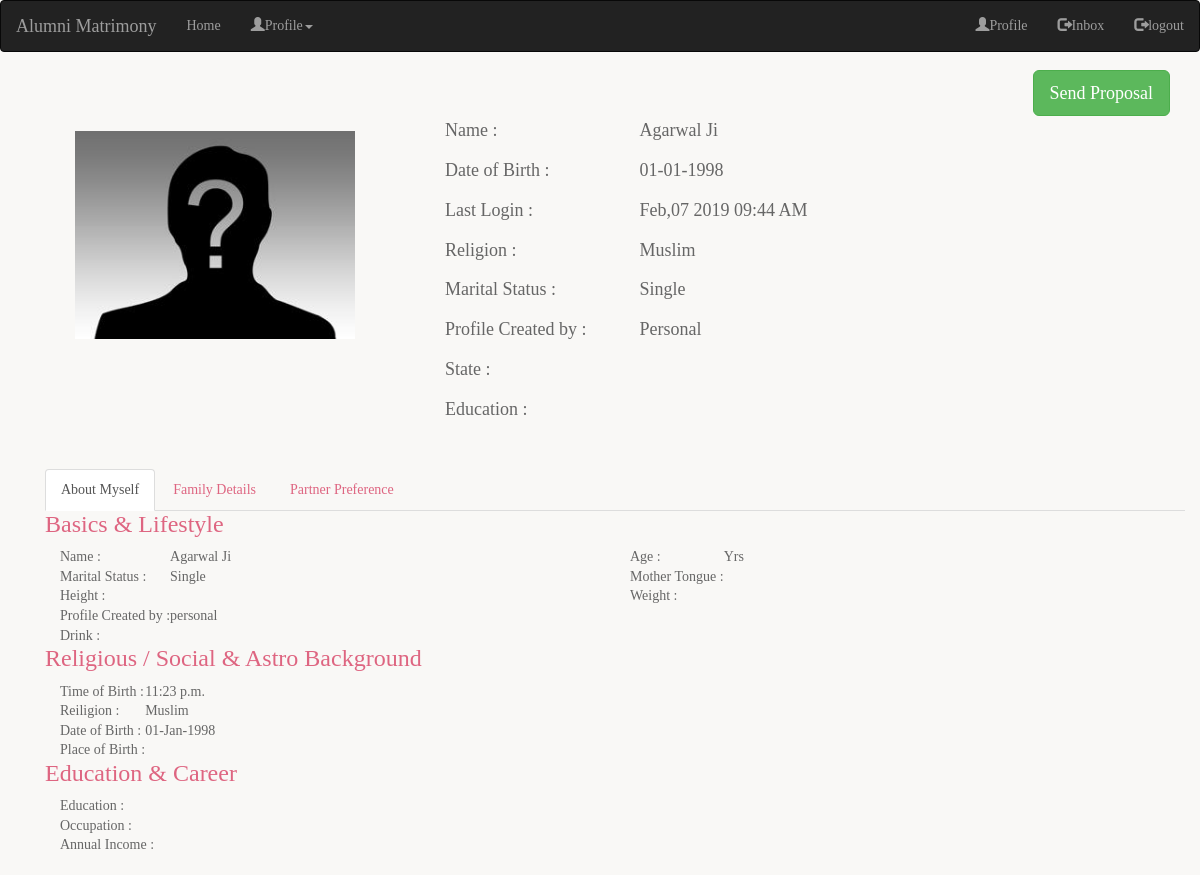
Screenshot of /profiles/2 (signed in) with the database file from the repository.
### matrimony/profiles/models.py (models this page shows, shortened)
class Profile(db.Model):
	id=db.Column(db.Integer, primary_key=True)
	religion=db.Column(db.Enum('Hindu', 'Muslim', 'Christian', 'Sikh', 'Athiest'), nullable=False)
	maritial_status=db.Column(db.Enum('Single', 'Widow', 'Divorced'), nullable=False)
	gender=db.Column(db.Enum('Male', 'Female'), nullable=False)
	date_of_birth=db.Column(db.DateTime, nullable=False)
	age=db.Column(db.Integer, nullable=True)
	image_file=db.Column(db.String(60), default='default.jpg' ,nullable=False)
	user_id=db.Column(db.Integer, db.ForeignKey('user.id'))

### matrimony/users/models.py (models this page shows, shortened)
class User(db.Model, UserMixin):
	id=db.Column(db.Integer , primary_key=True)
	name=db.Column(db.String(50) ,nullable=False)
	email=db.Column(db.String(120), unique=True, nullable=False,)
	last_login=db.Column(db.DateTime, default=datetime.utcnow() , nullable=False)
	password=db.Column(db.String(60), nullable=False)
	profile=db.relationship('Profile', backref='author', uselist=False)
	about=db.relationship('About', backref='user', uselist=False)
	family=db.relationship('Family', backref='user', uselist=False)
	partner=db.relationship('Partner', backref='user', uselist=False)
	message=db.relationship('Message', backref='user', lazy=True)

### matrimony/profiles/routes.py (the view)
@profiles.route('/profiles/<int:id>', methods=['GET'])
def profile(id):
	user=User.query.get_or_404(id)
	if user.profile:
		return render_template('profile.html', user=user)
	flash('Bad Request', "danger")
	return redirect(url_for('main.home'))

### matrimony/users/models.py (called while the page is built)
@login_manager.user_loader
def load_user(user_id):
	return User.query.get(int(user_id))

### matrimony/templates/profile.html (shortened to what this page needs)
{% extends "layout.html" %}
{% block content %}
<br/><br>
	<div class="grid_3">
  <div class="container">
<div class="profile">
   	 <div class="col-md-12 profile_left">
   	 	<div class="col_3">
   	        <div class="col-sm-4 row_2">
				<div class="flexslider">
					<br/>
					 <img class="rounded-circle account-img" src="{{url_for('static', filename='pictures/'+user.profile.image_file)}}" width="280px" height="208px">
				  </div>
			</div>
			<div class="col-sm-8 row_1">
				<table class="table_working_hours">
		        	<tbody>
                        <tr class="opened">
							<td class="day_label"><h4> Name :</h4></td>
							<td class="day_value"><h4>{{ user.name }}</h4></td>
						</tr>
		        		<tr class="opened">
							<td class="day_label"><h4>Date of Birth : &nbsp; &nbsp; &nbsp; &nbsp; &nbsp; &nbsp; &nbsp; &nbsp; &nbsp; &nbsp;</h4> </td>
							<td class="day_value"><h4>{{user.profile.date_of_birth.strftime('%d-%m-%Y') }}</h4></td>
						</tr>
					    <tr class="opened">
							<td class="day_label"><h4>Last Login :</h4></td>
							<td class="day_value"><h4>{{user.last_login.strftime('%b,%d %Y %I:%M %p')}}</h4></td>
						</tr>
					    <tr class="opened">
							<td class="day_label"><h4>Religion :</h4></td>
							<td class="day_value"><h4>{{user.profile.religion }}</h4></td>
						</tr>
					    <tr class="opened">
							<td class="day_label"><h4>Marital Status :</h4></td>
							<td class="day_value"><h4>{{user.profile.maritial_status }}</h4></td>
						</tr>
					    <tr class="closed">
							<td class="day_label"><h4>Profile Created by :</td>
							<td class="day_value closed"><span><h4>Personal</span></h4></td>
						</tr>
						<tr class="opened">
							<td class="day_label"><h4>State :</td>
							<td class="day_value"><h4>{{user.about.state}}</h4></td>
						</tr>
					    <tr class="closed">
							<td class="day_label"><h4> Education :</h4></td>
							<td class="day_value closed"><h4></h4></td>
						</tr>
				    </tbody>
				</table>
				<br>
				<br>
			</div>
			<div class="clearfix"> </div>
		</div>
	</div>
</div>
<div class="col_4">
		    <div class="bs-example bs-example-tabs" role="tabpanel" data-example-id="togglable-tabs">
			   <ul id="myTab" class="nav nav-tabs nav-tabs1" role="tablist">
				  <li role="presentation" class="active"><a href="#home" id="home-tab" role="tab" data-toggle="tab" aria-controls="home" aria-expanded="true">About Myself</a></li>
				  <li role="presentation"><a href="#profile" role="tab" id="profile-tab" data-toggle="tab" aria-controls="profile">Family Details</a></li>
				  <li role="presentation"><a href="#profile1" role="tab" id="profile-tab1" data-toggle="tab" aria-controls="profile1">Partner Preference</a></li>
			   </ul>
			   <div id="myTa
Content" class="tab-content">
				  <div role="tabpanel" class="tab-pane fade in active" id="home" aria-labelledby="home-tab">
				    <div class="basic_1">
				    	<h3>Basics & Lifestyle</h3>
				    	<div class="col-md-6 basic_1-left">
				    	  <table class="table_working_hours">
				        	<tbody>
				        		<tr class="opened_1">
									<td class="day_label">Name :</td>
									<td class="day_value">{{ user.name }}</td>
								</tr>
							    <tr class="opened">
									<td class="day_label">Marital Status :</td>
									<td class="day_value">{{ user.profile.maritial_status }}</td>
								</tr>
							    <tr class="opened">
									<td class="day_label">Height :</td>
									<td class="day_value">{{user.about.height}}</td>
								</tr>
							    <tr class="opened">
									<td class="day_label">Profile Created by :</td>
									<td class="day_value closed"><span>personal</span></td>
								</tr>
								<tr class="opened">
									<td class="day_label">Drink :</td>
									<td class="day_value closed"></td>
								</tr>
						    </tbody>
				          </table>
				         </div>
				         <div class="col-md-6 basic_1-left">
				          <table class="table_working_hours">
				        	<tbody>
				        		<tr class="opened_1">
									<td class="day_label">Age :</td>
									<td class="day_value">{{user.profile.data}} Yrs</td>
								</tr>
							    <tr class="opened">
									<td class="day_label">Mother Tongue :</td>
									<td class="day_value">{{user.about.mother_tongue}}</td>
								</tr>
							    <tr class="opened">
									<td class="day_label">Weight :</td>
									<td class="day_value">{{user.about.weight}}</td>
								</tr>
						    </tbody>
				        </table>
				        </div>
				        <div class="clearfix"> </div>
				    </div>
				    <div class="basic_1">
				    	<h3>Religious / Social & Astro Background</h3>
				    	<div class="col-md-6 basic_1-left">
				    	  <table class="table_working_hours">
				        	<tbody>
				        		<tr class="opened">
									<td class="day_label">Time of Birth :</td>
									<td class="day_value">11:23 p.m.</td>
								</tr>
				        		<tr class="opened">
									<td class="day_label">Reiligion :</td>
									<td class="day_value">{{user.profile.religion}}</td>
								</tr>
							    <tr class="opened">
									<td class="day_label">Date of Birth :</td>
									<td class="day_value closed"><span>{{user.profile.date_of_birth.strftime('%d-%b-%Y') }}</span></td>
								</tr>
							    <tr class="opened">
									<td class="day_label">Place of Birth :</td>
									<td class="day_value closed">{{user.about.place_of_birth}}</td>
								</tr>
							 </tbody>
				          </table>
				         </div>
				         <div class="col-md-6 basic_1-left">
				        </div>
				        <div class="clearfix"> </div>
				    </div>
				    <div class="basic_1 basic_2">
				    	<h3>Education & Career</h3>
				    	<div class="col-md-6 basic_1-left">
				    	  <table class="table_working_hours">
				        	<tbody>
				        		<tr class="opened">
									<td class="day_label">Education :</td>
								</tr>
							    <tr class="opened">
									<td class="day_label">Occupation :</td>
								</tr>
							    <tr class="opened">
									<td class="day_label">Annual Income :</td>
								</tr>
							 </tbody>
				          </table>
				         </div>
				         <div class="clearfix"> </div>
				    </div>
				  </div>
		     <br>
		  </div>
	   </div>
   	 </div>
    </div>
  </div>
</div>
{% if current_user==user %}
<div style="top: 70px; position: absolute; right: 30px; "><a  href="{{url_for('profiles.edit')}}" class="btn btn-default btn-md" role="button">Update Profile</a></div>
{% else %}
<div style="top: 70px; position: absolute; right: 30px; "><a  href="{{url_for('messages.new_message', reciever=user.id)}}" class="btn btn-success btn-lg" role="button">Send Proposal</a></div>
{% endif %}
{% endblock %}

### matrimony/templates/layout.html (style rules this page uses)
body { color: #666666; background-color: #f9f8f6; background-image: url("images/dark-wood.jpg"); background-position: center; font-family: Georgia, times, serif; line-height: 1.4em; margin: 0px; }
a { color: #de6581; text-decoration: none; }
h1, h2, h3 { font-weight: normal; }
h3 { margin: 0px 0px 10px 0px; color: #de6581; }

### rows the page displays
Profile: image_file (placeholder picture), profile.date_of_birth "01-01-1998", profile.religion "Muslim", profile.maritial_status "Single", profile.date_of_birth "01-Jan-1998"
User: name "Agarwal Ji", last_login "Feb,07 2019 09:44 AM"
